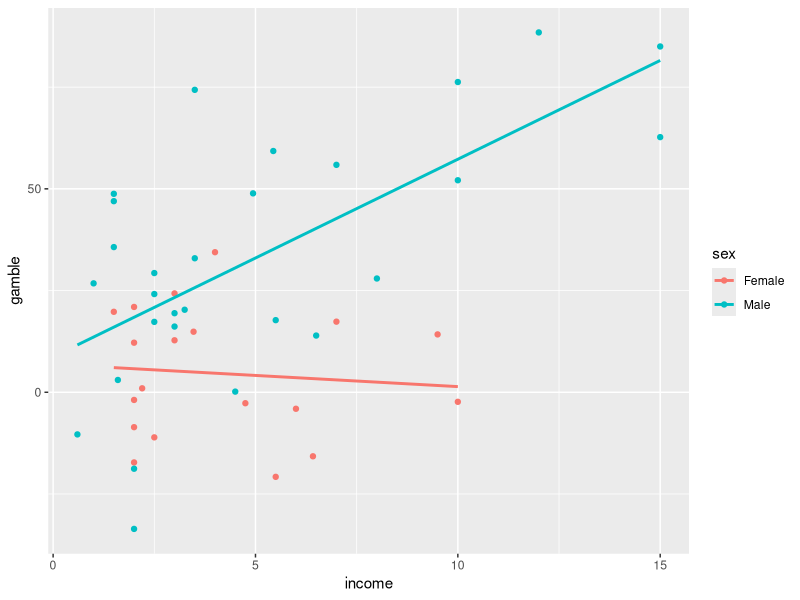
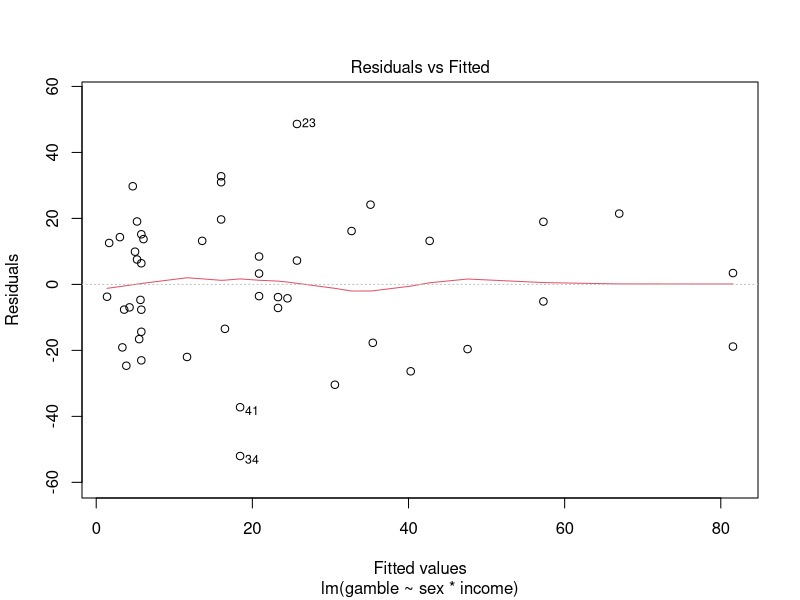
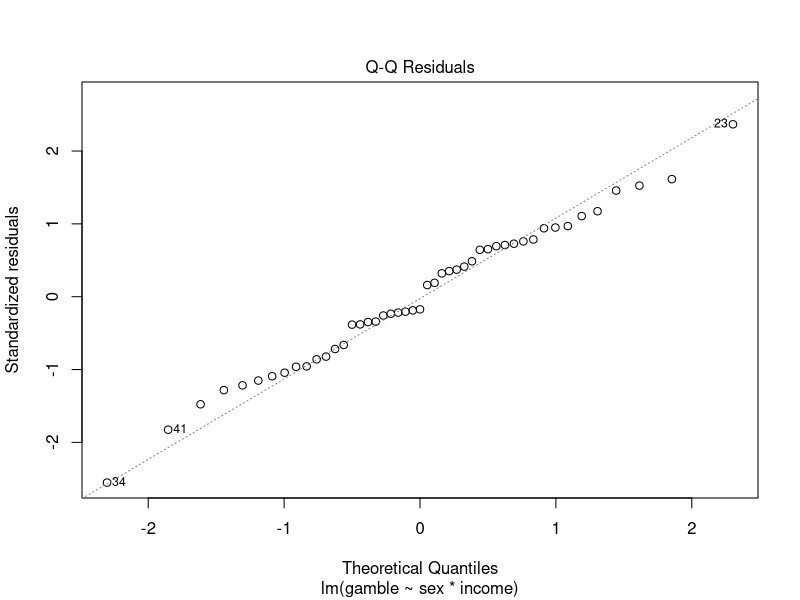
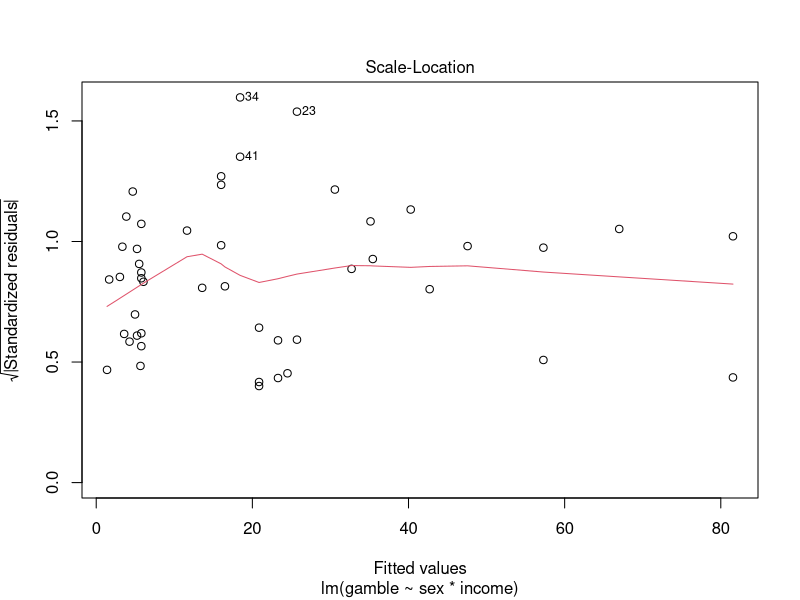
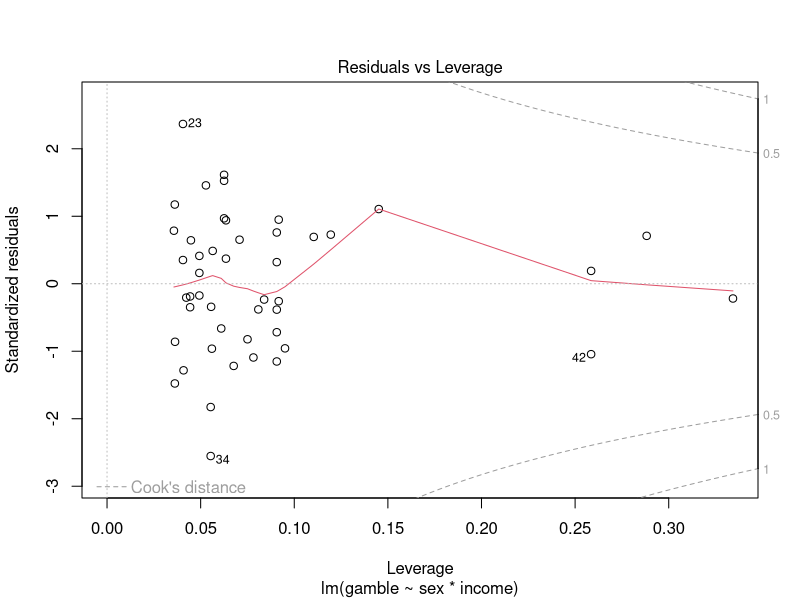

Source code (R) for these figures, in order:
## ---- chunk 1
# Carga los datos
teengamb <- read.csv("teengamb.csv")
## ---- chunk 2
library("tidyverse")  # carga ggplot

# completa el siguiente código
ggplot(teengamb, aes(x = income, col=sex, y=gamble)) + 
  geom_point() + # añade la geometría adecuada para los puntos
  geom_smooth(method = "lm", se = FALSE)  # añade las rectas de regresión
## ---- chunk 3
# Crea un modelo con interacciones en base a tu conclusión del apartado anterior
gamb_model <- lm(gamble ~ sex * income, data = teengamb)

# Obtén p-valores e intervalos de confianza
summary(gamb_model)
confint(gamb_model)
## ---- chunk 4
# Interpretar las 4 gráficas siguientes para decidir si las asunciones del modelo
# se cumplen
plot(gamb_model, ask = FALSE)
